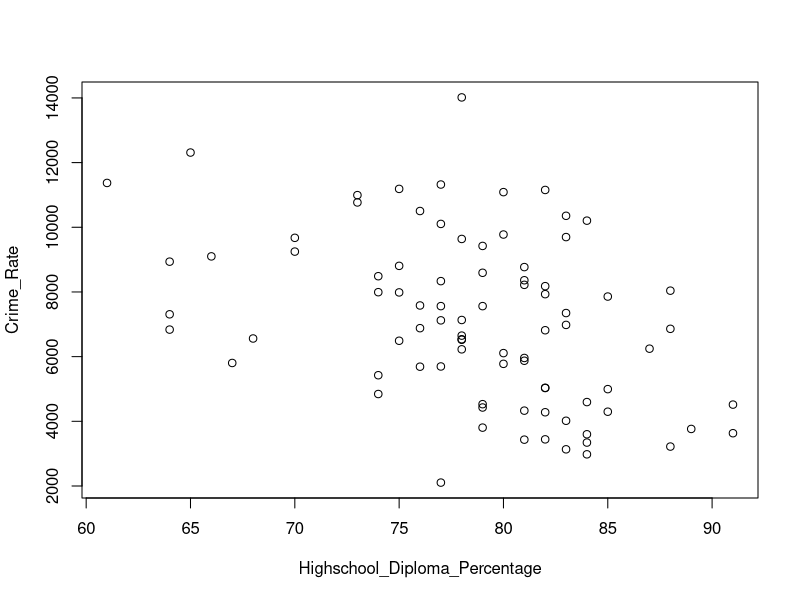
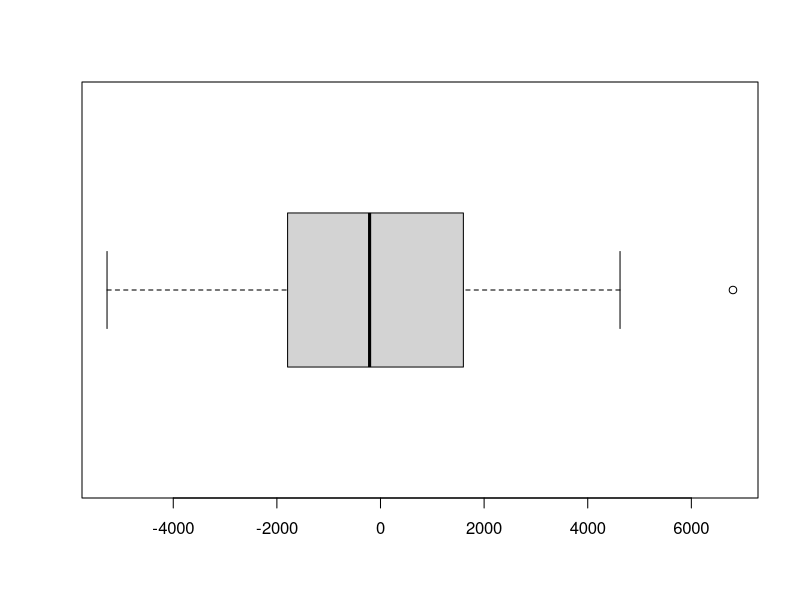
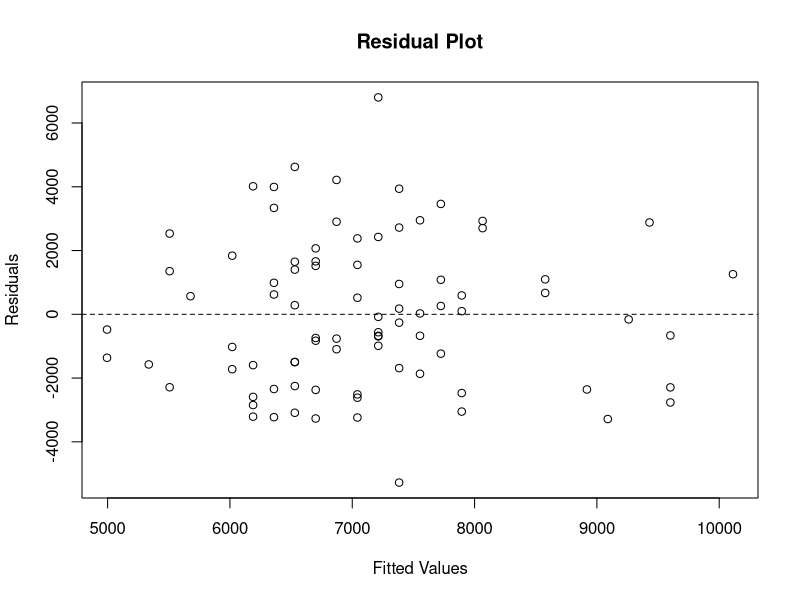
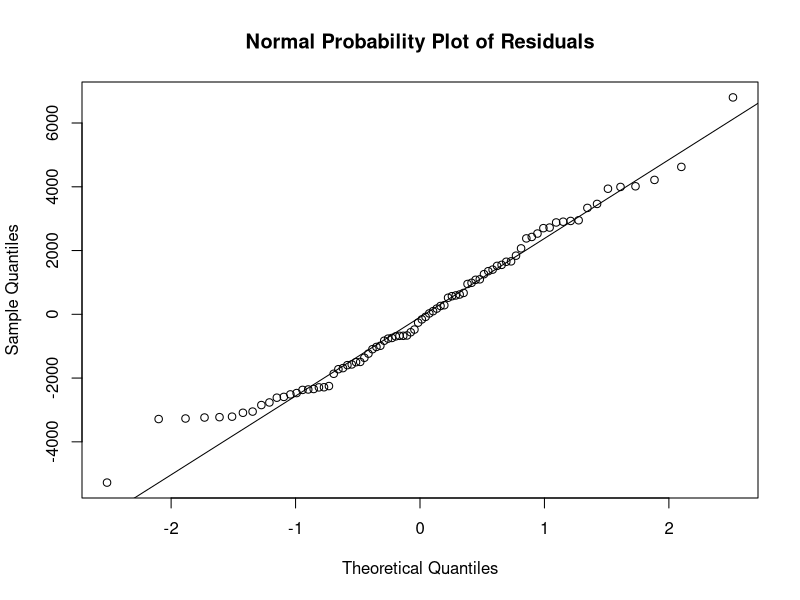

These figures' R source, in order:
#Chad Huntebrinker

library(readxl)

excel_data <- read_excel("Crime_Rate_Data.xlsx")

# Fit the model and get the summary of the model
model_1 <- lm(Crime_Rate~Highschool_Diploma_Percentage,data=excel_data)
sum_of_model_1 <- summary(model_1)
sum_of_model_1

# Plot the graph just to see
plot(Crime_Rate~Highschool_Diploma_Percentage,data=excel_data)

#Problem 3.4a - Create stem and leaf plot
stem(excel_data$Highschool_Diploma_Percentage)

#Problem 3.4b - Create boxplot of residuals
residuals_model_1 <- resid(model_1)

boxplot(residuals_model_1, horizontal = TRUE)

#Problem 3.4c - Create a residual plot with the fitted values
fitted_values <- fitted(model_1)
plot(residuals_model_1 ~ fitted_values, main = "Residual Plot", xlab = "Fitted Values", ylab = "Residuals")
abline(h = 0, lty = 2)

#Problem 3.4d - Get the correlation coefficient and the normal probability plot
q <- qqnorm(residuals_model_1, main = "Normal Probability Plot of Residuals")
qqline(residuals_model_1)
cor.test(q$x, q$y, method=c("pearson")) # Table B6 in book

#Problem 3.4e - Do the Brown-Forsythe test
group_1 <- subset(excel_data, excel_data$Highschool_Diploma_Percentage < 69)
group_2 <- subset(excel_data, excel_data$Highschool_Diploma_Percentage >= 69)

model_group1 <- lm(Crime_Rate~Highschool_Diploma_Percentage,data=group_1)
model_group2 <- lm(Crime_Rate~Highschool_Diploma_Percentage,data=group_2)

median_1 <- median(resid(model_group1))
median_2 <- median(resid(model_group2))

abs_dev_group1 <- abs(resid(model_group1) - median_1)
abs_dev_group2 <- abs(resid(model_group2) - median_2)


s <- sqrt((sum((abs_dev_group1 - mean(abs_dev_group1))^2) + sum((abs_dev_group2 - mean(abs_dev_group1))^2)) 
          / (nrow(excel_data) - 2))

two_sample_t <- ((mean(abs_dev_group1) - mean(abs_dev_group2)) / (s * (sqrt(1/nrow(group_1) + 1/nrow(group_2)))))
print(two_sample_t)

#Is H0 true? We find it is not.
abs(two_sample_t) > qt(0.975, 82)
